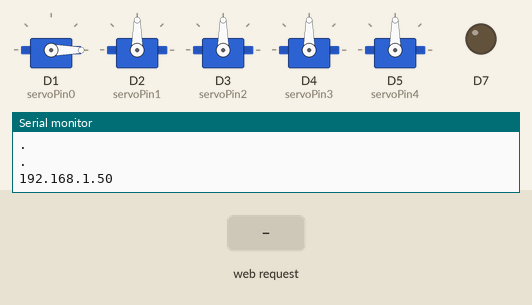
This sketch was run on a simulated ESP8266 (NodeMCU). Parts: 5 × servo, output pins drawn as LEDs (lit = HIGH), the last lines printed to the serial monitor. Inputs (shaded band) come from the test bench. WiFi joins after 1.5 s; servers stay silent unless stated; storage starts empty.

Above: at 2.7 s.
2.8 s: HTTP request GET /script received
At 3.5 s:
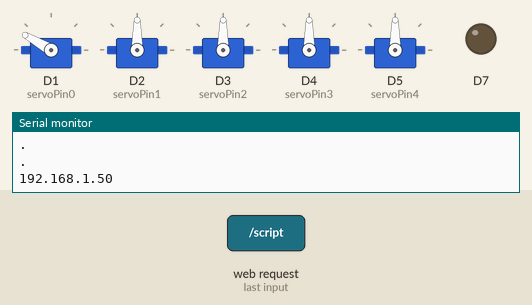
5.8 s: HTTP request GET /servo received
At 7.0 s:
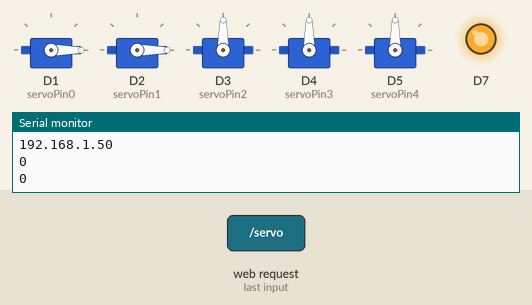
7.3 s: HTTP request GET /servo?angle=120 received
At 8.1 s:
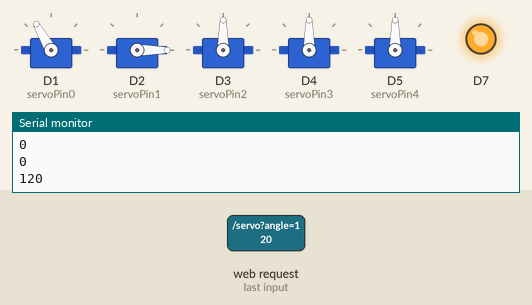
8.8 s: HTTP request GET /script?download=1 received
At 9.3 s:
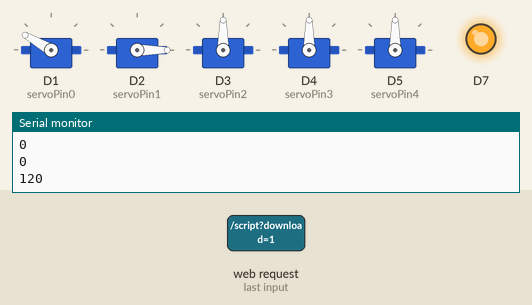
11.8 s: HTTP request GET /script?download=0 received
At 14.3 s:
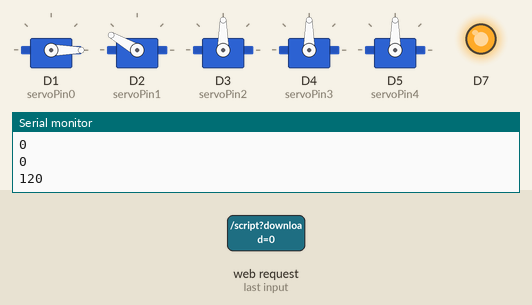
14.8 s: HTTP request GET /script?download=120 received
At 15.1 s:
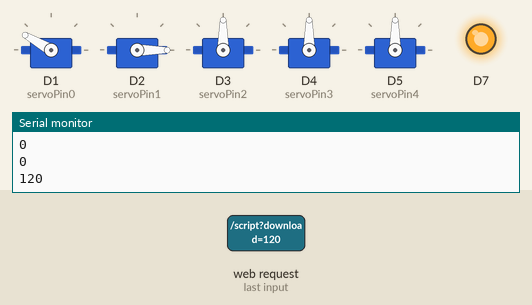
Timing chart, 0 to 18.8 s (numbered marks = the images above; inputs shaded):
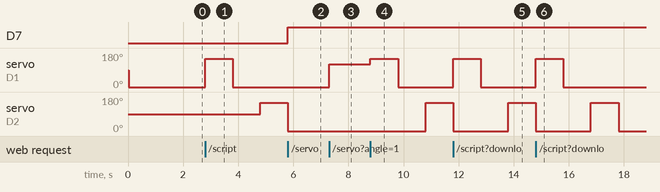

Measured:
- after the input at 2.8 s, servo on D1 (servoPin0): 0° → 150° at once, → 0° 1.0 s later; servo on D2 (servoPin1): 90° → 150° after 2.0 s
- after the input at 5.8 s, D7: LOW → HIGH at once
- after the input at 7.3 s, servo on D1 (servoPin0): 0° → 120° at once
- after the input at 8.8 s, servo on D1 (servoPin0): 120° → 150° at once, → 0° 1.0 s later; servo on D2 (servoPin1): 0° → 150° after 2.0 s
- after the input at 11.8 s, servo on D1 (servoPin0): 0° → 150° at once, → 0° 1.0 s later
- after the input at 14.8 s, servo on D1 (servoPin0): 0° → 150° at once, → 0° 1.0 s later

The sketch:

Esp-sketch.ino
```cpp
#include <Servo.h>
#include <ESP8266WiFi.h>
#include <ESP8266WebServer.h>
#include <ESP8266SSDP.h>
#include <FS.h>

Servo servo0;
Servo servo1;
Servo servo2;
Servo servo3;
Servo servo4;

const char* ssid = "www";
const char* password = "qwerty12";

ESP8266WebServer HTTP(80);

File fsUploadFile;

#define servoPin0 D1
#define servoPin1 D2
#define servoPin2 D3
#define servoPin3 D4
#define servoPin4 D5

void SSDP_init(void) {                                                  // Функция формирующая описательные свойства устройства для его обнаружения в сетевом окружении
  HTTP.on("/description.xml", HTTP_GET, []() {                          // Если происходит обращение к файлу /description.xml в корне устройства
    SSDP.schema(HTTP.client());                                         // Создаем SSDP-схему описания устройства
  });
  SSDP.setDeviceType("upnp:rootdevice");                                // Тип устройства
  SSDP.setSchemaURL("description.xml");                                 // Файл с описанием
  SSDP.setHTTPPort(80);                                                 // Порт работы с HTTP
  SSDP.setName("Robot");                                              // Нзвание устройства в сетевом окружении
  SSDP.setSerialNumber(ESP.getChipId());                                // Серийный номер (для заполнения используем ID чипа ESP)
  SSDP.setURL("/");                                                     // Адрес по которому производится обращение к устройству при инициализации подключения
  SSDP.setModelName("Robot");                                         // Название модели устройства
  SSDP.setModelNumber("000000000001");                                  // Номер модели
  SSDP.setManufacturer("Galimzyanov Daniil");                                       // Производитель
  SSDP.setManufacturerURL("https://vk.com/danya_galimzyanov");                          // Адрес сайта производителя
  SSDP.begin();                                                         // Отдаем сформированную SSDP-схему описания устройства
}
String getContentType(String filename){                                 // Функция, возвращающая необходимый заголовок типа содержимого в зависимости от расширения файла
  if (HTTP.hasArg("download")) return "application/octet-stream";       // Если HTTP имеет аргументом "download", то отдаем содержимое файла для скачивания и завершаем выполнение функции
  else if (filename.endsWith(".htm")) return "text/html";               // Если файл заканчивается на ".htm", то возвращаем заголовок "text/html" и завершаем выполнение функции
  else if (filename.endsWith(".html")) return "text/html";              // Если файл заканчивается на ".html", то возвращаем заголовок "text/html" и завершаем выполнение функции
  else if (filename.endsWith(".css")) return "text/css";                // Если файл заканчивается на ".css", то возвращаем заголовок "text/css" и завершаем выполнение функции
  else if (filename.endsWith(".js")) return "application/javascript";   // Если файл заканчивается на ".js", то возвращаем заголовок "application/javascript" и завершаем выполнение функции
  else if (filename.endsWith(".png")) return "image/png";               // Если файл заканчивается на ".png", то возвращаем заголовок "image/png" и завершаем выполнение функции
  else if (filename.endsWith(".gif")) return "image/gif";               // Если файл заканчивается на ".gif", то возвращаем заголовок "image/gif" и завершаем выполнение функции
  else if (filename.endsWith(".jpg")) return "image/jpeg";              // Если файл заканчивается на ".jpg", то возвращаем заголовок "image/jpeg" и завершаем выполнение функции
  else if (filename.endsWith(".ico")) return "image/x-icon";            // Если файл заканчивается на ".ico", то возвращаем заголовок "image/x-icon" и завершаем выполнение функции
  else if (filename.endsWith(".xml")) return "text/xml";                // Если файл заканчивается на ".xml", то возвращаем заголовок "text/xml" и завершаем выполнение функции
  else if (filename.endsWith(".pdf")) return "application/x-pdf";       // Если файл заканчивается на ".pdf", то возвращаем заголовок "application/x-pdf" и завершаем выполнение функции
  else if (filename.endsWith(".zip")) return "application/x-zip";       // Если файл заканчивается на ".zip", то возвращаем заголовок "application/x-zip" и завершаем выполнение функции
  else if (filename.endsWith(".gz")) return "application/x-gzip";       // Если файл заканчивается на ".gz", то возвращаем заголовок "application/x-gzip" и завершаем выполнение функции
  return "text/plain";                                                  // Если ни один из типов файла не совпал, то считаем что содержимое файла текстовое, отдаем соответствующий заголовок и завершаем выполнение функции
}
bool handleFileRead(String path){                       // Функция работы с файловой системой
  if(path.endsWith("/")) path += "index.html";           // Если устройство вызывается по корневому адресу, то должен вызываться файл index.htm (добавляем его в конец адреса)
  String contentType = getContentType(path);            // С помощью функции getContentType (описана ниже) определяем по типу файла (в адресе обращения) какой заголовок необходимо возвращать по его вызову
  String pathWithGz = path + ".gz";                     // Заводим еще один путь с адресом заархивированной версии файла из адреса обращения
  if(SPIFFS.exists(pathWithGz) || SPIFFS.exists(path)){ // Если в файловой системе существует заархивированный или простой файл по адресу обращения
    if(SPIFFS.exists(pathWithGz))                       //  Если существует заархивированный файл,
      path += ".gz";                                    //    то добавляем в адрес обращения окончание, указывающее на архив
    File file = SPIFFS.open(path, "r");                 //  Открываем файл для чтения
    size_t sent = HTTP.streamFile(file, contentType);   //  Выводим содержимое файла по HTTP, указывая заголовок типа содержимого contentType
    file.close();                                       //  Закрываем файл
    return true;                                        //  Завершаем выполнение функции, возвращая результатом ее исполнения true (истина)
  }
  return false;                                         // Завершаем выполнение функции, возвращая результатом ее исполнения false (если не обработалось предыдущее условие)
}


void servoInit() {
  servo0.attach(servoPin0);
  servo1.attach(servoPin1);
  servo2.attach(servoPin2);
  servo3.attach(servoPin3);
  servo4.attach(servoPin4);
  Serial.println("servo Init done!");
}

void servoDetect() {
 int servoNum = HTTP.arg("servo").toInt();
 int servoAngle = HTTP.arg("angle").toInt();
 Serial.println(servoNum);
 Serial.println(servoAngle);
 digitalWrite(D7, HIGH);
 if (servoNum == 0) servo0.write(servoAngle);
 if (servoNum == 1) servo1.write(servoAngle);
 if (servoNum == 2) servo2.write(servoAngle);
 if (servoNum == 3) servo3.write(servoAngle);
 if (servoNum == 4) servo4.write(servoAngle);
 HTTP.send(200, "text/plain", "OK");
 }
void script0() {
  servo0.write(150);
  delay(1000);
  servo0.write(0);
  delay(1000);
  servo1.write(150);
  delay(1000);
  servo1.write(0);

}
void scriptDetect() {
 int scriptNum = HTTP.arg("script-num").toInt();
 if (scriptNum == 0) script0();
 HTTP.send(200, "text/plain", "OK");
}


void pinsInit() {
  pinMode(D7, OUTPUT);
  pinMode(servoPin0, OUTPUT);
  pinMode(servoPin1, OUTPUT);
}
void setup() {
pinsInit();
servoInit();
SSDP_init();
SPIFFS.begin();
HTTP.begin();
servo0.write(90);
servo0.write(0);
Serial.begin(115200);
WiFi.mode(WIFI_STA);
WiFi.begin(ssid, password);
  while (WiFi.status() != WL_CONNECTED) {
    delay(500);
    Serial.println(".");
  }
Serial.println(WiFi.localIP());

HTTP.on("/servo", servoDetect);
HTTP.on("/script", scriptDetect);
HTTP.onNotFound([](){                                   // Описываем действия при событии "Не найдено"
    if(!handleFileRead(HTTP.uri()))                       // Если функция handleFileRead (описана ниже) возвращает значение false в ответ на поиск файла в файловой системе
      HTTP.send(404, "text/plain", "-----");
  });
}

void loop() {
  HTTP.handleClient();
  delay(1);
}
```
